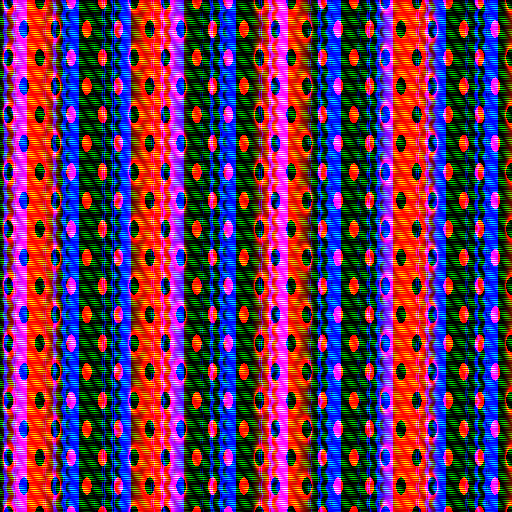
Frame 1 (no input)
Frame 60 (the mouse pressed at the canvas centre just before this capture): identical to frame 1, image omitted
Frame 120 (the mouse held since frame 60 and released just before this capture): identical to frame 1, image omitted

The Processing sketch that drew this single still picture (run headless with seeded random() and noise(); from frame 60 on, the mouse is pressed at the canvas centre):

// Processing sketch: Circles
// ── Circles.pde
void setup() {
  size(512, 512);
}

void draw() {
  // loop thru each pixel on the screen
  for (int x = 0; x < width; x++) {
    for (int y = 0; y < height; y++) {
      float r, g, b; //create reference to each color channel
      r = sin(x*0.05) / cos(sin(x*0.20) + cos(y*0.11)); //red channel
      g = cos(y*2.97 + x*0.25) * sin(y*tan(0.23)); //green channel
      b = tan(x*0.06) - cos(tan(x*0.32) + cos(y*0.40)); //blu channel
      set(x, y, color(r*255, g*255, b*255)); //combine into a color and set the pixel value
    }
  }
}
